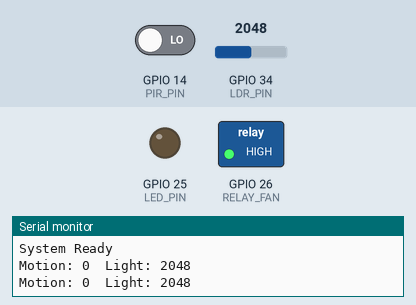
A sketch run on a simulated ESP32. Shown: switched loads named in the sketch (green lamp = pin HIGH), output pins drawn as LEDs (lit = HIGH), the last lines printed to the serial monitor. The test bench sets the inputs (shaded band); at power-on: GPIO 14 (PIR_PIN) LOW, GPIO 34 (LDR_PIN) = 2048.

Above: at 2.8 s.
2.9 s: GPIO 14 (PIR_PIN) driven HIGH
At 4.8 s:
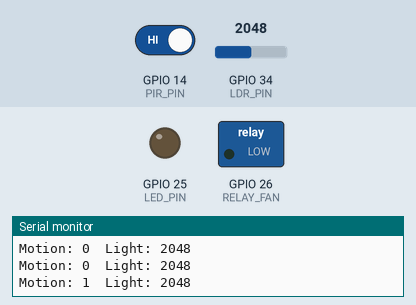
5.6 s: GPIO 34 (LDR_PIN) set to 2451
8.3 s: GPIO 34 (LDR_PIN) set to 2558
At 10.6 s:
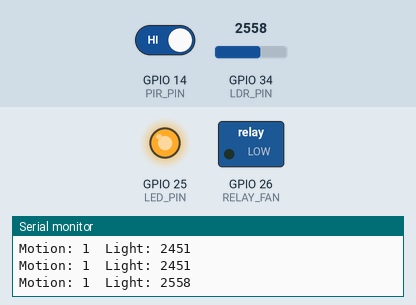
11.5 s: GPIO 34 (LDR_PIN) set to 2460
At 13.3 s:
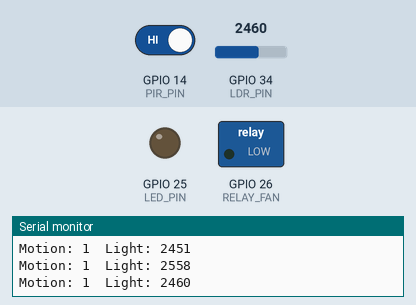
14.2 s: GPIO 34 (LDR_PIN) set to 2540
At 16.4 s:
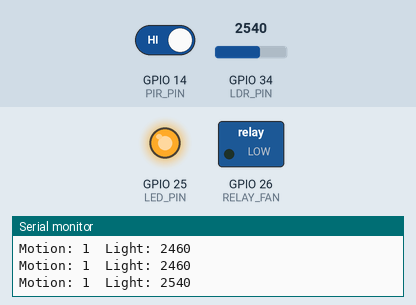
Timing chart, 0 to 17.9 s (numbered marks = the images above; inputs shaded):
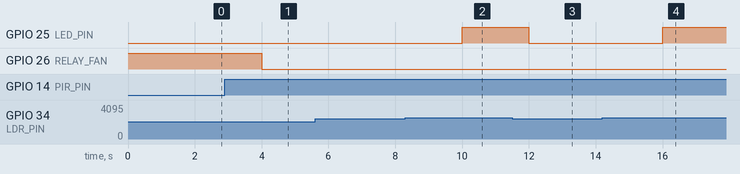

The sketch:

testing_classroom.ino
```cpp
#define PIR_PIN 14
#define LDR_PIN 34
#define LED_PIN 25
#define RELAY_FAN 26

void setup()
{
  Serial.begin(115200);

  pinMode(PIR_PIN, INPUT);
  pinMode(LED_PIN, OUTPUT);
  pinMode(RELAY_FAN, OUTPUT);

  // initial states
  digitalWrite(RELAY_FAN, HIGH);   // fan OFF
  digitalWrite(LED_PIN, LOW);      // light OFF

  Serial.println("System Ready");
}

void loop()
{
  int motion = digitalRead(PIR_PIN);
  int lightValue = analogRead(LDR_PIN);

  Serial.print("Motion: ");
  Serial.print(motion);
  Serial.print("  Light: ");
  Serial.println(lightValue);

  // FAN CONTROL
  if (motion == HIGH)
  {
    digitalWrite(RELAY_FAN, LOW);   // fan ON
  }
  else
  {
    digitalWrite(RELAY_FAN, HIGH);  // fan OFF
  }

  // LIGHT CONTROL
  if (motion == HIGH && lightValue > 2500)
  {
    digitalWrite(LED_PIN, HIGH);    // LED ON
  }
  else
  {
    digitalWrite(LED_PIN, LOW);     // LED OFF
  }

  delay(2000);
}
```

Measured:
- the behaviour switches between 2500 and 2501 on GPIO 34 (LDR_PIN) (found by bisection; images 1 and 2)
- after the input at 2.9 s, GPIO 26 (RELAY_FAN): HIGH → LOW after 1.1 s
- after the input at 8.3 s, GPIO 25 (LED_PIN): LOW → HIGH after 1.7 s
- after the input at 11.5 s, GPIO 25 (LED_PIN): HIGH → LOW after 0.50 s
- after the input at 14.2 s, GPIO 25 (LED_PIN): LOW → HIGH after 1.8 s
